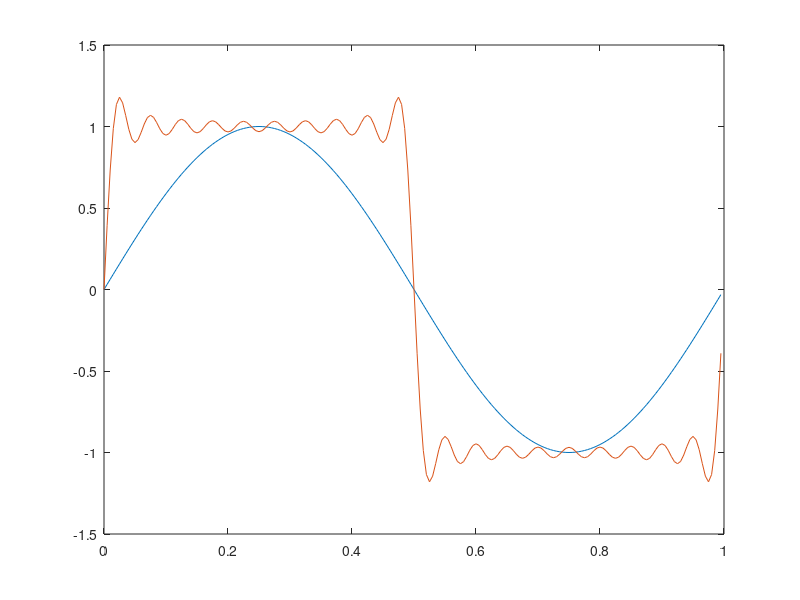

Recreate this plot in MATLAB.
clc
clf

T=1;
w=2*pi/T;
M=200;
t=T*(0:M-1)/M;
y=sin(w*t);
plot(t,y);

a_0=0;
a_k=0;
stot=a_0;

for k=1:2:20
    b_k=4/(pi*k);
    stot=stot+a_k*cos(k*w*t)+b_k*sin(k*w*t);
end
hold on;
plot(t,stot);

